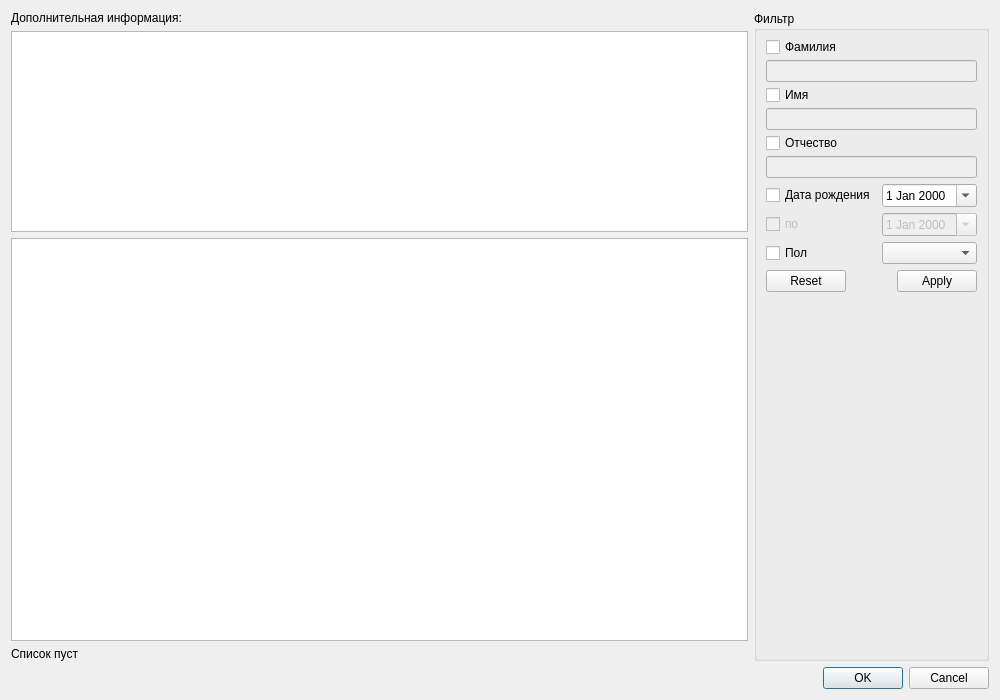
<?xml version="1.0" encoding="UTF-8"?>
<ui version="4.0">
 <class>ClientSearchDialog</class>
 <widget class="QDialog" name="ClientSearchDialog">
  <property name="geometry">
   <rect>
    <x>0</x>
    <y>0</y>
    <width>1000</width>
    <height>700</height>
   </rect>
  </property>
  <property name="windowTitle">
   <string>Поиск пациента</string>
  </property>
  <layout class="QVBoxLayout" name="verticalLayout_2">
   <item>
    <layout class="QHBoxLayout" name="horizontalLayout">
     <item>
      <layout class="QVBoxLayout" name="verticalLayout_3">
       <item>
        <widget class="QLabel" name="lblAddInfo">
         <property name="text">
          <string>Дополнительная информация:</string>
         </property>
        </widget>
       </item>
       <item>
        <widget class="QTextBrowser" name="txtAddInfo">
         <property name="sizePolicy">
          <sizepolicy hsizetype="Expanding" vsizetype="Expanding">
           <horstretch>0</horstretch>
           <verstretch>1</verstretch>
          </sizepolicy>
         </property>
        </widget>
       </item>
       <item>
        <widget class="CTableView" name="tblClients">
         <property name="sizePolicy">
          <sizepolicy hsizetype="Expanding" vsizetype="Expanding">
           <horstretch>0</horstretch>
           <verstretch>2</verstretch>
          </sizepolicy>
         </property>
        </widget>
       </item>
       <item>
        <widget class="QLabel" name="lblClientsCount">
         <property name="text">
          <string>Список пуст</string>
         </property>
        </widget>
       </item>
      </layout>
     </item>
     <item>
      <widget class="QGroupBox" name="groupBox">
       <property name="sizePolicy">
        <sizepolicy hsizetype="Fixed" vsizetype="Preferred">
         <horstretch>0</horstretch>
         <verstretch>0</verstretch>
        </sizepolicy>
       </property>
       <property name="title">
        <string>Фильтр</string>
       </property>
       <layout class="QGridLayout" name="gridLayout">
        <item row="0" column="0" colspan="2">
         <widget class="QCheckBox" name="chkFilterLastName">
          <property name="sizePolicy">
           <sizepolicy hsizetype="Expanding" vsizetype="Fixed">
            <horstretch>0</horstretch>
            <verstretch>0</verstretch>
           </sizepolicy>
          </property>
          <property name="maximumSize">
           <size>
            <width>16777215</width>
            <height>14</height>
           </size>
          </property>
          <property name="text">
           <string>Фамилия</string>
          </property>
         </widget>
        </item>
        <item row="1" column="0" colspan="2">
         <widget class="QLineEdit" name="edtFilterLastName">
          <property name="enabled">
           <bool>false</bool>
          </property>
         </widget>
        </item>
        <item row="2" column="0" colspan="2">
         <widget class="QCheckBox" name="chkFilterFirstName">
          <property name="maximumSize">
           <size>
            <width>16777215</width>
            <height>14</height>
           </size>
          </property>
          <property name="text">
           <string>Имя</string>
          </property>
         </widget>
        </item>
        <item row="4" column="0" colspan="2">
         <widget class="QCheckBox" name="chkFilterPatrName">
          <property name="maximumSize">
           <size>
            <width>16777215</width>
            <height>14</height>
           </size>
          </property>
          <property name="text">
           <string>Отчество</string>
          </property>
         </widget>
        </item>
        <item row="5" column="0" colspan="2">
         <widget class="QLineEdit" name="edtFilterPatrName">
          <property name="enabled">
           <bool>false</bool>
          </property>
         </widget>
        </item>
        <item row="9" column="0" colspan="2">
         <widget class="QDialogButtonBox" name="filterButtonBox">
          <property name="standardButtons">
           <set>QDialogButtonBox::Apply|QDialogButtonBox::Reset</set>
          </property>
         </widget>
        </item>
        <item row="10" column="0">
         <spacer name="verticalSpacer">
          <property name="orientation">
           <enum>Qt::Vertical</enum>
          </property>
          <property name="sizeHint" stdset="0">
           <size>
            <width>20</width>
            <height>40</height>
           </size>
          </property>
         </spacer>
        </item>
        <item row="3" column="0" colspan="2">
         <widget class="QLineEdit" name="edtFilterFirstName">
          <property name="enabled">
           <bool>false</bool>
          </property>
         </widget>
        </item>
        <item row="6" column="0">
         <widget class="QCheckBox" name="chkFilterBirthDate">
          <property name="text">
           <string>Дата рождения</string>
          </property>
         </widget>
        </item>
        <item row="6" column="1">
         <widget class="QDateEdit" name="edtFilterBirthDate">
          <property name="calendarPopup">
           <bool>true</bool>
          </property>
         </widget>
        </item>
        <item row="7" column="0">
         <widget class="QCheckBox" name="chkFilterBirthDateEnd">
          <property name="enabled">
           <bool>false</bool>
          </property>
          <property name="text">
           <string>по</string>
          </property>
         </widget>
        </item>
        <item row="7" column="1">
         <widget class="QDateEdit" name="edtFilterBirthDateEnd">
          <property name="enabled">
           <bool>false</bool>
          </property>
          <property name="buttonSymbols">
           <enum>QAbstractSpinBox::UpDownArrows</enum>
          </property>
          <property name="accelerated">
           <bool>false</bool>
          </property>
          <property name="calendarPopup">
           <bool>true</bool>
          </property>
         </widget>
        </item>
        <item row="8" column="0">
         <widget class="QCheckBox" name="chkFilterSex">
          <property name="text">
           <string>Пол</string>
          </property>
         </widget>
        </item>
        <item row="8" column="1">
         <widget class="QComboBox" name="cmbFilterSex">
          <item>
           <property name="text">
            <string/>
           </property>
          </item>
          <item>
           <property name="text">
            <string>М</string>
           </property>
          </item>
          <item>
           <property name="text">
            <string>Ж</string>
           </property>
          </item>
         </widget>
        </item>
       </layout>
      </widget>
     </item>
    </layout>
   </item>
   <item>
    <widget class="QDialogButtonBox" name="buttonBox">
     <property name="standardButtons">
      <set>QDialogButtonBox::Cancel|QDialogButtonBox::Ok</set>
     </property>
    </widget>
   </item>
  </layout>
 </widget>
 <customwidgets>
  <customwidget>
   <class>CTableView</class>
   <extends>QTableView</extends>
   <header>library/TableView.h</header>
  </customwidget>
 </customwidgets>
 <resources/>
 <connections/>
</ui>
